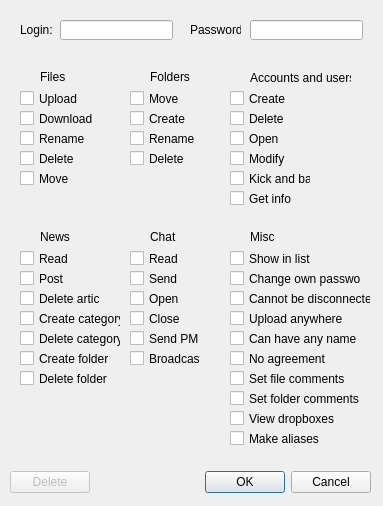
<?xml version="1.0" encoding="UTF-8"?>
<ui version="4.0">
 <class>DialogPrivileges</class>
 <widget class="QDialog" name="DialogPrivileges">
  <property name="windowModality">
   <enum>Qt::ApplicationModal</enum>
  </property>
  <property name="geometry">
   <rect>
    <x>0</x>
    <y>0</y>
    <width>383</width>
    <height>506</height>
   </rect>
  </property>
  <property name="sizePolicy">
   <sizepolicy hsizetype="Fixed" vsizetype="Fixed">
    <horstretch>0</horstretch>
    <verstretch>0</verstretch>
   </sizepolicy>
  </property>
  <property name="minimumSize">
   <size>
    <width>383</width>
    <height>506</height>
   </size>
  </property>
  <property name="maximumSize">
   <size>
    <width>383</width>
    <height>506</height>
   </size>
  </property>
  <property name="windowTitle">
   <string>Account details</string>
  </property>
  <widget class="QLabel" name="label_8">
   <property name="geometry">
    <rect>
     <x>130</x>
     <y>70</y>
     <width>16</width>
     <height>16</height>
    </rect>
   </property>
   <property name="text">
    <string/>
   </property>
   <property name="pixmap">
    <pixmap resource="resources.qrc">:/files/interfaceIcons/filesFolder.png</pixmap>
   </property>
   <property name="scaledContents">
    <bool>true</bool>
   </property>
  </widget>
  <widget class="QWidget" name="layoutWidget">
   <property name="geometry">
    <rect>
     <x>10</x>
     <y>470</y>
     <width>361</width>
     <height>25</height>
    </rect>
   </property>
   <layout class="QHBoxLayout" name="horizontalLayout">
    <item>
     <widget class="QPushButton" name="buttonDelete">
      <property name="enabled">
       <bool>false</bool>
      </property>
      <property name="text">
       <string>Delete</string>
      </property>
     </widget>
    </item>
    <item>
     <widget class="QDialogButtonBox" name="buttonBox">
      <property name="orientation">
       <enum>Qt::Horizontal</enum>
      </property>
      <property name="standardButtons">
       <set>QDialogButtonBox::Cancel|QDialogButtonBox::Ok</set>
      </property>
     </widget>
    </item>
   </layout>
  </widget>
  <widget class="QCheckBox" name="checkCreateUsers">
   <property name="geometry">
    <rect>
     <x>230</x>
     <y>90</y>
     <width>81</width>
     <height>17</height>
    </rect>
   </property>
   <property name="text">
    <string>Create</string>
   </property>
  </widget>
  <widget class="QCheckBox" name="checkDeleteFile">
   <property name="geometry">
    <rect>
     <x>20</x>
     <y>150</y>
     <width>91</width>
     <height>17</height>
    </rect>
   </property>
   <property name="text">
    <string>Delete</string>
   </property>
  </widget>
  <widget class="QLabel" name="label_10">
   <property name="geometry">
    <rect>
     <x>20</x>
     <y>230</y>
     <width>16</width>
     <height>16</height>
    </rect>
   </property>
   <property name="text">
    <string/>
   </property>
   <property name="pixmap">
    <pixmap resource="resources.qrc">:/news/interfaceIcons/newsItem.png</pixmap>
   </property>
   <property name="scaledContents">
    <bool>true</bool>
   </property>
  </widget>
  <widget class="QCheckBox" name="checkRenameFile">
   <property name="geometry">
    <rect>
     <x>20</x>
     <y>130</y>
     <width>101</width>
     <height>17</height>
    </rect>
   </property>
   <property name="text">
    <string>Rename</string>
   </property>
  </widget>
  <widget class="QCheckBox" name="checkGetUsersInfo">
   <property name="geometry">
    <rect>
     <x>230</x>
     <y>190</y>
     <width>81</width>
     <height>17</height>
    </rect>
   </property>
   <property name="text">
    <string>Get info</string>
   </property>
  </widget>
  <widget class="QCheckBox" name="checkSetFileComments">
   <property name="geometry">
    <rect>
     <x>230</x>
     <y>370</y>
     <width>141</width>
     <height>17</height>
    </rect>
   </property>
   <property name="text">
    <string>Set file comments</string>
   </property>
  </widget>
  <widget class="QCheckBox" name="checkSendPM">
   <property name="geometry">
    <rect>
     <x>130</x>
     <y>330</y>
     <width>71</width>
     <height>17</height>
    </rect>
   </property>
   <property name="text">
    <string>Send PM</string>
   </property>
  </widget>
  <widget class="QCheckBox" name="checkUploadFile">
   <property name="geometry">
    <rect>
     <x>20</x>
     <y>90</y>
     <width>101</width>
     <height>17</height>
    </rect>
   </property>
   <property name="text">
    <string>Upload</string>
   </property>
  </widget>
  <widget class="QLabel" name="label_3">
   <property name="geometry">
    <rect>
     <x>150</x>
     <y>230</y>
     <width>46</width>
     <height>13</height>
    </rect>
   </property>
   <property name="text">
    <string>Chat</string>
   </property>
  </widget>
  <widget class="QLabel" name="label_2">
   <property name="geometry">
    <rect>
     <x>150</x>
     <y>70</y>
     <width>46</width>
     <height>13</height>
    </rect>
   </property>
   <property name="text">
    <string>Folders</string>
   </property>
  </widget>
  <widget class="QCheckBox" name="checkDeleteNewsFolder">
   <property name="geometry">
    <rect>
     <x>20</x>
     <y>370</y>
     <width>91</width>
     <height>17</height>
    </rect>
   </property>
   <property name="text">
    <string>Delete folder</string>
   </property>
  </widget>
  <widget class="QCheckBox" name="checkCreateFolders">
   <property name="geometry">
    <rect>
     <x>130</x>
     <y>110</y>
     <width>91</width>
     <height>17</height>
    </rect>
   </property>
   <property name="text">
    <string>Create</string>
   </property>
  </widget>
  <widget class="QCheckBox" name="checkShowInList">
   <property name="geometry">
    <rect>
     <x>230</x>
     <y>250</y>
     <width>81</width>
     <height>17</height>
    </rect>
   </property>
   <property name="text">
    <string>Show in list</string>
   </property>
  </widget>
  <widget class="QLineEdit" name="editLogin">
   <property name="geometry">
    <rect>
     <x>60</x>
     <y>20</y>
     <width>113</width>
     <height>20</height>
    </rect>
   </property>
  </widget>
  <widget class="QCheckBox" name="checkBroadcast">
   <property name="geometry">
    <rect>
     <x>130</x>
     <y>350</y>
     <width>71</width>
     <height>17</height>
    </rect>
   </property>
   <property name="text">
    <string>Broadcast</string>
   </property>
  </widget>
  <widget class="QCheckBox" name="checkCannotBeDisconnected">
   <property name="geometry">
    <rect>
     <x>230</x>
     <y>290</y>
     <width>141</width>
     <height>17</height>
    </rect>
   </property>
   <property name="text">
    <string>Cannot be disconnected</string>
   </property>
  </widget>
  <widget class="QCheckBox" name="checkCloseChat">
   <property name="geometry">
    <rect>
     <x>130</x>
     <y>310</y>
     <width>81</width>
     <height>17</height>
    </rect>
   </property>
   <property name="text">
    <string>Close</string>
   </property>
  </widget>
  <widget class="QCheckBox" name="checkPostNews">
   <property name="geometry">
    <rect>
     <x>20</x>
     <y>270</y>
     <width>81</width>
     <height>17</height>
    </rect>
   </property>
   <property name="text">
    <string>Post</string>
   </property>
  </widget>
  <widget class="QCheckBox" name="checkOpenChat">
   <property name="geometry">
    <rect>
     <x>130</x>
     <y>290</y>
     <width>81</width>
     <height>17</height>
    </rect>
   </property>
   <property name="text">
    <string>Open</string>
   </property>
  </widget>
  <widget class="QLabel" name="label_6">
   <property name="geometry">
    <rect>
     <x>40</x>
     <y>230</y>
     <width>46</width>
     <height>13</height>
    </rect>
   </property>
   <property name="text">
    <string>News</string>
   </property>
  </widget>
  <widget class="QLabel" name="label">
   <property name="geometry">
    <rect>
     <x>40</x>
     <y>70</y>
     <width>46</width>
     <height>13</height>
    </rect>
   </property>
   <property name="text">
    <string>Files</string>
   </property>
  </widget>
  <widget class="QCheckBox" name="checkModifyUsers">
   <property name="geometry">
    <rect>
     <x>230</x>
     <y>150</y>
     <width>81</width>
     <height>17</height>
    </rect>
   </property>
   <property name="text">
    <string>Modify</string>
   </property>
  </widget>
  <widget class="QCheckBox" name="checkUploadAnywhere">
   <property name="geometry">
    <rect>
     <x>230</x>
     <y>310</y>
     <width>141</width>
     <height>17</height>
    </rect>
   </property>
   <property name="text">
    <string>Upload anywhere</string>
   </property>
  </widget>
  <widget class="QCheckBox" name="checkSendChat">
   <property name="geometry">
    <rect>
     <x>130</x>
     <y>270</y>
     <width>81</width>
     <height>17</height>
    </rect>
   </property>
   <property name="text">
    <string>Send</string>
   </property>
  </widget>
  <widget class="QCheckBox" name="checkDeleteUsers">
   <property name="geometry">
    <rect>
     <x>230</x>
     <y>110</y>
     <width>81</width>
     <height>17</height>
    </rect>
   </property>
   <property name="text">
    <string>Delete</string>
   </property>
  </widget>
  <widget class="QCheckBox" name="checkViewDropboxes">
   <property name="geometry">
    <rect>
     <x>230</x>
     <y>410</y>
     <width>141</width>
     <height>17</height>
    </rect>
   </property>
   <property name="text">
    <string>View dropboxes</string>
   </property>
  </widget>
  <widget class="QCheckBox" name="checkSetFolderComments">
   <property name="geometry">
    <rect>
     <x>230</x>
     <y>390</y>
     <width>141</width>
     <height>17</height>
    </rect>
   </property>
   <property name="text">
    <string>Set folder comments</string>
   </property>
  </widget>
  <widget class="QLabel" name="label_12">
   <property name="geometry">
    <rect>
     <x>230</x>
     <y>230</y>
     <width>16</width>
     <height>16</height>
    </rect>
   </property>
   <property name="text">
    <string/>
   </property>
   <property name="pixmap">
    <pixmap resource="resources.qrc">:/files/interfaceIcons/filesExe.png</pixmap>
   </property>
   <property name="scaledContents">
    <bool>true</bool>
   </property>
  </widget>
  <widget class="QLabel" name="label_14">
   <property name="geometry">
    <rect>
     <x>190</x>
     <y>20</y>
     <width>51</width>
     <height>20</height>
    </rect>
   </property>
   <property name="text">
    <string>Password:</string>
   </property>
  </widget>
  <widget class="QCheckBox" name="checkReadChat">
   <property name="geometry">
    <rect>
     <x>130</x>
     <y>250</y>
     <width>81</width>
     <height>17</height>
    </rect>
   </property>
   <property name="text">
    <string>Read</string>
   </property>
  </widget>
  <widget class="QCheckBox" name="checkDeleteNewsArticle">
   <property name="geometry">
    <rect>
     <x>20</x>
     <y>290</y>
     <width>81</width>
     <height>17</height>
    </rect>
   </property>
   <property name="text">
    <string>Delete article</string>
   </property>
  </widget>
  <widget class="QLineEdit" name="editPassword">
   <property name="geometry">
    <rect>
     <x>250</x>
     <y>20</y>
     <width>113</width>
     <height>20</height>
    </rect>
   </property>
   <property name="echoMode">
    <enum>QLineEdit::Password</enum>
   </property>
  </widget>
  <widget class="QCheckBox" name="checkAnyName">
   <property name="geometry">
    <rect>
     <x>230</x>
     <y>330</y>
     <width>141</width>
     <height>17</height>
    </rect>
   </property>
   <property name="text">
    <string>Can have any name</string>
   </property>
  </widget>
  <widget class="QLabel" name="label_4">
   <property name="geometry">
    <rect>
     <x>250</x>
     <y>70</y>
     <width>101</width>
     <height>16</height>
    </rect>
   </property>
   <property name="text">
    <string>Accounts and users</string>
   </property>
  </widget>
  <widget class="QCheckBox" name="checkKickUsers">
   <property name="geometry">
    <rect>
     <x>230</x>
     <y>170</y>
     <width>81</width>
     <height>17</height>
    </rect>
   </property>
   <property name="text">
    <string>Kick and ban</string>
   </property>
  </widget>
  <widget class="QLabel" name="label_13">
   <property name="geometry">
    <rect>
     <x>20</x>
     <y>20</y>
     <width>41</width>
     <height>20</height>
    </rect>
   </property>
   <property name="text">
    <string>Login:</string>
   </property>
  </widget>
  <widget class="QLabel" name="label_7">
   <property name="geometry">
    <rect>
     <x>20</x>
     <y>70</y>
     <width>16</width>
     <height>16</height>
    </rect>
   </property>
   <property name="text">
    <string/>
   </property>
   <property name="pixmap">
    <pixmap resource="resources.qrc">:/files/interfaceIcons/filesText.png</pixmap>
   </property>
   <property name="scaledContents">
    <bool>true</bool>
   </property>
  </widget>
  <widget class="QCheckBox" name="checkMoveFolder">
   <property name="geometry">
    <rect>
     <x>130</x>
     <y>90</y>
     <width>81</width>
     <height>17</height>
    </rect>
   </property>
   <property name="text">
    <string>Move</string>
   </property>
  </widget>
  <widget class="QCheckBox" name="checkDownloadFile">
   <property name="geometry">
    <rect>
     <x>20</x>
     <y>110</y>
     <width>101</width>
     <height>17</height>
    </rect>
   </property>
   <property name="text">
    <string>Download</string>
   </property>
  </widget>
  <widget class="QCheckBox" name="checkOpenUsers">
   <property name="geometry">
    <rect>
     <x>230</x>
     <y>130</y>
     <width>81</width>
     <height>17</height>
    </rect>
   </property>
   <property name="text">
    <string>Open</string>
   </property>
  </widget>
  <widget class="QCheckBox" name="checkDeleteNewsCategory">
   <property name="geometry">
    <rect>
     <x>20</x>
     <y>330</y>
     <width>101</width>
     <height>17</height>
    </rect>
   </property>
   <property name="text">
    <string>Delete category</string>
   </property>
  </widget>
  <widget class="QCheckBox" name="checkCreateNewsFolder">
   <property name="geometry">
    <rect>
     <x>20</x>
     <y>350</y>
     <width>91</width>
     <height>17</height>
    </rect>
   </property>
   <property name="text">
    <string>Create folder</string>
   </property>
  </widget>
  <widget class="QCheckBox" name="checkChangeOwnPassword">
   <property name="geometry">
    <rect>
     <x>230</x>
     <y>270</y>
     <width>131</width>
     <height>17</height>
    </rect>
   </property>
   <property name="text">
    <string>Change own password</string>
   </property>
  </widget>
  <widget class="QCheckBox" name="checkCreateNewsCategory">
   <property name="geometry">
    <rect>
     <x>20</x>
     <y>310</y>
     <width>101</width>
     <height>17</height>
    </rect>
   </property>
   <property name="text">
    <string>Create category</string>
   </property>
  </widget>
  <widget class="QCheckBox" name="checkMoveFile">
   <property name="geometry">
    <rect>
     <x>20</x>
     <y>170</y>
     <width>91</width>
     <height>17</height>
    </rect>
   </property>
   <property name="text">
    <string>Move</string>
   </property>
  </widget>
  <widget class="QCheckBox" name="checkReadNews">
   <property name="geometry">
    <rect>
     <x>20</x>
     <y>250</y>
     <width>81</width>
     <height>17</height>
    </rect>
   </property>
   <property name="text">
    <string>Read</string>
   </property>
  </widget>
  <widget class="QLabel" name="label_9">
   <property name="geometry">
    <rect>
     <x>230</x>
     <y>70</y>
     <width>16</width>
     <height>16</height>
    </rect>
   </property>
   <property name="text">
    <string/>
   </property>
   <property name="pixmap">
    <pixmap resource="resources.qrc">:/main/interfaceIcons/mainConnect.png</pixmap>
   </property>
   <property name="scaledContents">
    <bool>true</bool>
   </property>
  </widget>
  <widget class="QLabel" name="label_5">
   <property name="geometry">
    <rect>
     <x>250</x>
     <y>230</y>
     <width>46</width>
     <height>13</height>
    </rect>
   </property>
   <property name="text">
    <string>Misc</string>
   </property>
  </widget>
  <widget class="QCheckBox" name="checkRenameFolders">
   <property name="geometry">
    <rect>
     <x>130</x>
     <y>130</y>
     <width>91</width>
     <height>17</height>
    </rect>
   </property>
   <property name="text">
    <string>Rename</string>
   </property>
  </widget>
  <widget class="QLabel" name="label_11">
   <property name="geometry">
    <rect>
     <x>130</x>
     <y>230</y>
     <width>16</width>
     <height>16</height>
    </rect>
   </property>
   <property name="text">
    <string/>
   </property>
   <property name="pixmap">
    <pixmap resource="resources.qrc">:/general/interfaceIcons/generalQueue.png</pixmap>
   </property>
   <property name="scaledContents">
    <bool>true</bool>
   </property>
  </widget>
  <widget class="QCheckBox" name="checkNoAgreement">
   <property name="geometry">
    <rect>
     <x>230</x>
     <y>350</y>
     <width>141</width>
     <height>17</height>
    </rect>
   </property>
   <property name="text">
    <string>No agreement</string>
   </property>
  </widget>
  <widget class="QCheckBox" name="checkMakeAlias">
   <property name="geometry">
    <rect>
     <x>230</x>
     <y>430</y>
     <width>141</width>
     <height>17</height>
    </rect>
   </property>
   <property name="text">
    <string>Make aliases</string>
   </property>
  </widget>
  <widget class="QCheckBox" name="checkDeleteFolders">
   <property name="geometry">
    <rect>
     <x>130</x>
     <y>150</y>
     <width>91</width>
     <height>17</height>
    </rect>
   </property>
   <property name="text">
    <string>Delete</string>
   </property>
  </widget>
 </widget>
 <resources>
  <include location="resources.qrc"/>
 </resources>
 <connections/>
</ui>
